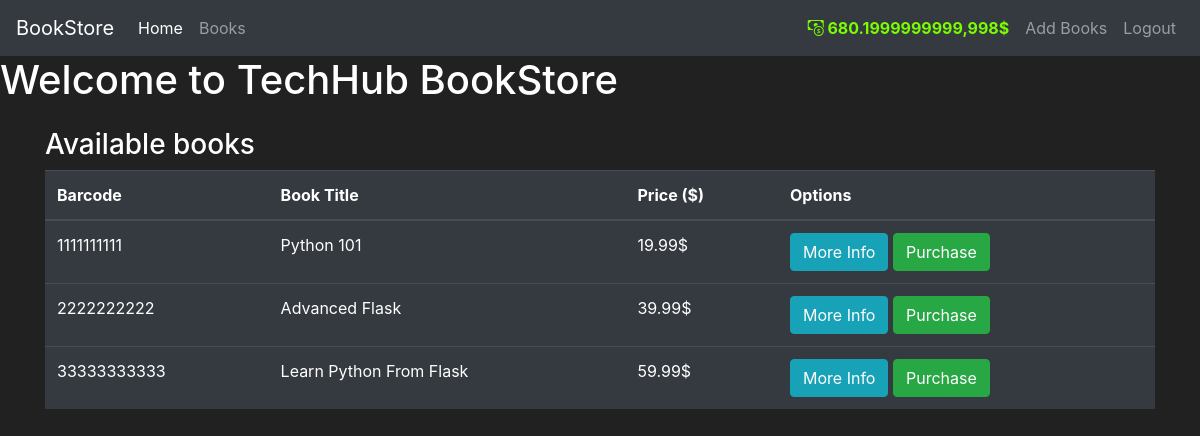
Screenshot of /bookstore (signed in) with the database file from the repository.
### bookstore/models.py (models this page shows, shortened)
class User(db.Model, UserMixin):
    __tablename__ = 'users'
    id = db.Column(db.Integer, primary_key=True)
    username = db.Column(db.String(80), unique=True, nullable=False)
    email = db.Column(db.String(120), unique=True, nullable=False)
    password_hash = db.Column(db.String(128), nullable=False)
    budget = db.Column(db.Integer(), nullable=False, default=1500)
    books = db.relationship('Book', backref='owner', lazy=True)
    @property
    def prettier_budget(self):
        if len(str(self.budget)) >= 4:
            return f'{str(self.budget)[:-3]},{str(self.budget)[-3:]}$'
        else:
            return f"{self.budget}$"
    @property
    def password(self):
        return self.password

class Book(db.Model):
    __tablename__ = 'books'
    id = db.Column(db.Integer, primary_key=True)
    barcode = db.Column(db.String(20), unique=True, nullable=False)
    title = db.Column(db.String(100), nullable=False)
    price = db.Column(db.Float, nullable=False)
    description = db.Column(db.Text, nullable=True)
    owner_id = db.Column(db.Integer, db.ForeignKey('users.id'), nullable=False)

### bookstore/routes.py (the view, shortened to what this page needs)
@app.route('/bookstore', methods=['GET', 'POST'])
def book_store():
    purchase_form = PurchaseBookForm()
    books = Book.query.all()
    users = User.query.all()
    return render_template('book_store.html', books=books, users=users, purchase_form=purchase_form)

### bookstore/models.py (called while the page is built)
@login_manager.user_loader
def load_user(user_id):
    return User.query.get(int(user_id))

### bookstore/templates/book_store.html (shortened to what this page needs)
<!doctype html>
<html lang="en">
  <head>
    <link rel="stylesheet" href="https://cdn.jsdelivr.net/npm/bootstrap@4.5.3/dist/css/bootstrap.min.css">
    {% include 'navbar.html' %}
  </head>
  <body>
    <h1>Welcome to TechHub BookStore</h1>
    <div class="container my-4">
      <h3>Available books</h3>
      <table class="table table-hover table-dark w-100 mx-auto">
          <thead>
              <tr>
                  <th scope="col">Barcode</th>
                  <th scope="col">Book Title</th>
                  <th scope="col">Price ($)</th>
                  <th scope="col">Options</th>
              </tr>
          </thead>
          <tbody>
              {% for book in books %}
              <tr>
                  <td>{{ book.barcode }}</td>
                  <td>{{ book.title }}</td>
                  <td>{{ book.price }}$</td>
                  <td>
                      <button class="btn btn-outline btn-info" data-toggle="modal" data-target="#Modal-MoreInfo-{{ book.id }}">More Info</button>
                      <button class="btn btn-outline btn-success" data-toggle="modal" data-target="#Modal-PurchaseConfirm-{{ book.id }}">Purchase</button>
                  </td>
              </tr>
              {% endfor %}
          </tbody>
      </table>
  </div>
  </body>
</html>

### bookstore/templates/navbar.html (shortened to what this page needs)
<!doctype html>
<html lang="en">
  <head>
    <link rel="stylesheet" href="https://cdn.jsdelivr.net/npm/bootstrap@4.5.3/dist/css/bootstrap.min.css">
  </head>
  <link href="https://cdnjs.cloudflare.com/ajax/libs/bootstrap-icons/1.10.0/font/bootstrap-icons.min.css" rel="stylesheet">
  <body>
    <nav class="navbar navbar-expand-md navbar-dark bg-dark">
        <a class="navbar-brand" href="#">BookStore</a>
        <div class="collapse navbar-collapse" id="navbarNav">
          <ul class="navbar-nav mr-auto">
            <li class="nav-item active">
              <a class="nav-link" href="{{ url_for('home_page') }}">Home <span class="sr-only">(current)</span></a>
            </li>
            <li class="nav-item">
              <a class="nav-link" href="{{ url_for('book_store') }}">Books</a>
            </li>
          </ul>
            {% if current_user.is_authenticated %}
            <ul class="navbar-nav">
              <li class="nav-item">
                <a class="nav-link" style="color: lawngreen; font-weight: bold">
                  <i class="bi bi-cash-coin"></i>
                  {{ current_user.prettier_budget }}
                </a>
              </li>
              <li class="nav-item">
                <a class="nav-link" href="{{ url_for('add_book') }}">Add Books</a>
              </li>
              <li class="nav-item">
                <a class="nav-link" href="{{ url_for('logout_page')}}">Logout</a>
              </li>
            </ul>
            {% endif %}
        </div>
      </nav>
  </body>
</html>

### bookstore/templates/navbar.html (style rules this page uses)
body { background-color: #212121; color: white; }

### bookstore/templates/book_store.html (style rules this page uses)
body { background-color: #212121; color: white; }

### rows the page displays
User: prettier_budget "680.1999999999,998$"
Book: barcode "1111111111", title "Python 101", price "19.99"
Book: barcode "2222222222", title "Advanced Flask", price "39.99"
Book: barcode "33333333333", title "Learn Python From Flask", price "59.99"
